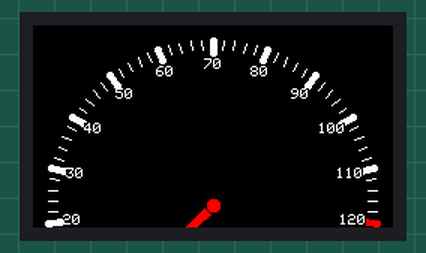
This sketch was run on a simulated ESP32. Shown: 240×135 colour display. Storage starts empty; what the sketch prints to the serial monitor is not drawn.

Above: at 1.4 s.
At 6.2 s:
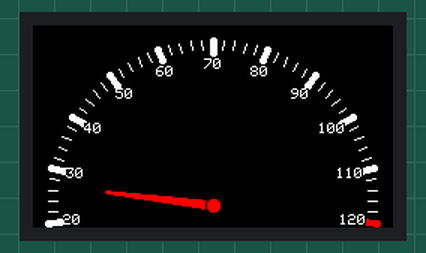
At 10.92 s:
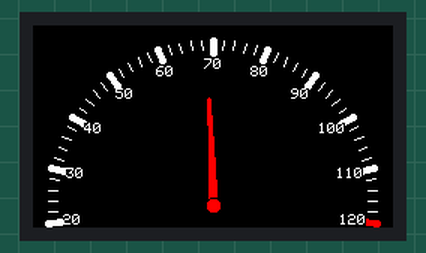
At 20.34 s:
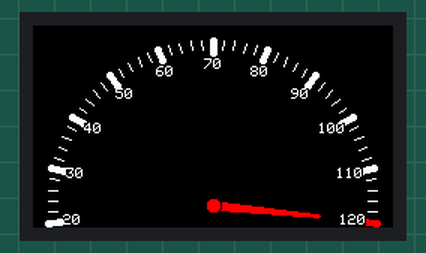
At 29.77 s:
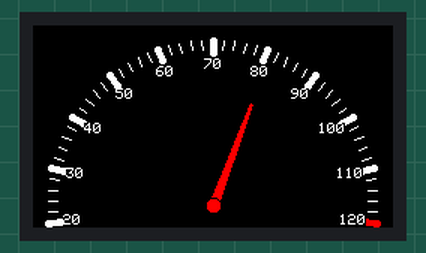
At 39.53 s:
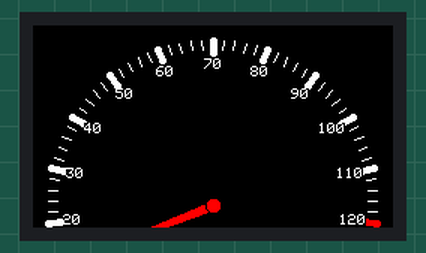

The sketch:

07_SDCard_Display_Gauge_4.ino
```cpp
// Define the SD Chip Select pin (must match wiring)
#define VSPI_PIN  // SD card is using VSPI and TFT is using HSPI

// Need to comment off #define MY_ILI9488 in User_Setup.h
//#define TFT_DISPLAY_1P8

#include <SPI.h>
#include <SD.h>
#include <TFT_eSPI.h>

#ifdef VSPI_PIN
#define SD_SCLK_PIN 4
#define SD_MISO_PIN 5
#define SD_MOSI_PIN 6
#else
#define SD_SCLK_PIN 12
#define SD_MISO_PIN 13
#define SD_MOSI_PIN 11
#endif

#ifndef TFT_DISPLAY_1P8

#define SD_CS_PIN 7
#define SD_FREQUENCY 16000000  // 16MHz or 4MHz
#endif

TFT_eSPI tft = TFT_eSPI();

#ifdef VSPI_PIN
SPIClass sdSPI(VSPI);
#else
SPIClass sdSPI(HSPI);
#endif

/*
  ESP32 Odometer – Sprite-based, no flicker, fully configurable.
  All drawing is done on a sprite and pushed to the screen.
  All key parameters are defined as constants for easy customization.
  Screen size can range from 100 to 320 pixels (diameter).
*/

#include <math.h>

#ifndef M_PI
#define M_PI 3.14159265358979323846
#endif
#ifndef DEG2RAD
#define DEG2RAD (M_PI / 180.0)
#endif

TFT_eSprite gaugeSprite = TFT_eSprite(&tft);  // sprite for off‑screen rendering

//#define CUSTOM_NEEDLE

#ifdef CUSTOM_NEEDLE
// Create an instance of the sprite class for flickering-free smooth rotation
TFT_eSprite needle(&tft);

#include <scaled_clockhand.h>

// ---------- User Settings ----------

#define NEEDLE_CENTERX 7     // Original pivot X (from top-left)
#define NEEDLE_CENTERY 86    // Original pivot Y (from top-left)
#define NEEDLE_START_ADJ 90  // Adjustment for 0 reading angle. gauge 0° at 3 o’clock position, pushRotated 0° at 12 o’clock position

// Display pivot (where the needle rotates around on screen)
//#define SCREEN_PIVOT_X CENTER_X  // Example: center of a 320x240 screen
//#define SCREEN_PIVOT_Y CENTER_Y
#endif


// ======================== USER CONFIGURABLE PARAMETERS ========================
const int METER_X = 0;  //10;  // Meter's top left location X
const int METER_Y = 0;  //10;  // Meter's top left location Y

#ifdef TFT_DISPLAY_1P8
const int MIN_SPEED = 0;
const int MAX_SPEED = 100;
const int RED_ZONE_START = 80;
const int GAUGE_SIZE = 120;       //240;  // Gauge diameter in pixels
const int MARGIN = 4;             //10;
const char* ODO_TITLE = "KM/H";   //
const int DIGITAL_TEXT_SIZE = 1;  //
const int TITLE_FONT = 2;   // 1, 2, 4
//#define TITLE_FONT &FreeSerif12pt7b  // 9pt, 12pt, 18pt, 24pt etc
#else
const int MIN_SPEED = 0;
const int MAX_SPEED = 140;
const int RED_ZONE_START = 120;
const int GAUGE_SIZE = 240;  // Gauge diameter in pixels
const int MARGIN = 10;
const char* ODO_TITLE = "KM/H";   //
const int DIGITAL_TEXT_SIZE = 4;  //
//const int TITLE_FONT = 4;   // 1, 2, 4
#define TITLE_FONT &FreeSerif12pt7b  // 9pt, 12pt, 18pt, 24pt etc
#endif

/***********************************************************************************
0°   = right (3 o’clock)
90°  = down (6 o’clock)
180° = left (9 o’clock)
270° = up (12 o’clock)
360° = right again (full circle)
====================================================================================
You can adjust these angles to create different gauge shapes:
Desired Gauge	                        START_ANGLE_DEG	  END_ANGLE_DEG    Sweep
Bottom semicircle (like a tachometer)	180°	            360°	           180°
Top semicircle	                      0°	              180°	           180°
Full circle	                          0°	              360°	           360°
Wide arc (240°)	                      150°	            390° (eg 30+360) 240°
Narrow arc (90°)	                    225°	            315°	           90°
***********************************************************************************/
const float START_ANGLE_DEG = 135.0;  // upper‑left
const float END_ANGLE_DEG = 405.0;    // upper‑right (270° sweep)

const uint16_t COLOR_BG = TFT_BLACK;
const uint16_t COLOR_TICKS = TFT_WHITE;
const uint16_t COLOR_RED_TICK = TFT_RED;
const uint16_t COLOR_NUMBERS = TFT_WHITE;
const uint16_t COLOR_NEEDLE = TFT_RED;          //TFT_GREEN;
const uint16_t COLOR_DIGITAL = TFT_BLACK;       //TFT_CYAN;
const uint16_t COLOR_DIGITAL_TITLE = TFT_CYAN;  // KK
const uint16_t COLOR_DIGITAL_BG = 0xfffd;       // KK
const uint16_t COLOR_DIGITAL_FRAME = 0xef7d;    // KK Sivler


const int MAJOR_TICK_UNIT = 10;      // = speed / 10
const int MINOR_TICK_UNIT = 2;       // = MAJOR_TICK_UNIT / MINOR_TICK_UNIT = number of minor ticks
const int NEEDLE_LENGTH_RATIO = 65;  // shortened to avoid numbers

// ======================== COMPUTED CONSTANTS ================================

const int RADIUS = GAUGE_SIZE / 2 - MARGIN;
const int CENTER_X = RADIUS + MARGIN;
const int CENTER_Y = RADIUS + MARGIN;
const int NEEDLE_LENGTH = (RADIUS * NEEDLE_LENGTH_RATIO) / 100;
const int TICK_MAJOR_LEN = RADIUS * 0.08;  //10;
const int TICK_MINOR_LEN = RADIUS * 0.06;

// Number placement – keep inward offset for size 1 (smaller)
const int NUM_OFFSET = 8;  // original offset for size 1

const int SPRITE_W = GAUGE_SIZE + 2 * MARGIN;
const int SPRITE_H = GAUGE_SIZE + 2 * MARGIN;


// ======================== FUNCTION PROTOTYPES ==============================

float speedToAngle(float speed);
void drawGauge(float speed);
void drawTicksAndNumbers();
void drawNeedle(float speed);
void drawDigitalValue(float speed);

// ======================== SETUP ============================================
// Odormeter input
float speed = MIN_SPEED;
int speed_inc = 10;

void setup() {
  Serial.begin(115200);
  delay(1000);


  // Initialize TFT Display
  Serial.println("Initializing TFT...");
  tft.init();
  tft.setRotation(2);

  tft.fillScreen(TFT_BLACK);
  tft.setTextColor(TFT_WHITE, TFT_BLACK);
  tft.setTextSize(2);
  tft.setCursor(0, 0);
  Serial.println("TFT ready...");
  tft.println("TFT ready...");

#ifndef TFT_DISPLAY_1P8
  // Explicitly bind SPI to your SPI pins BEFORE SD.begin()
  // SPI.begin(SD_SCLK_PIN, SD_MISO_PIN, SD_MOSI_PIN);
  sdSPI.begin(SD_SCLK_PIN, SD_MISO_PIN, SD_MOSI_PIN);  // SCK, MISO, MOSI

  Serial.println("Initializing SD card...");
  //if (!SD.begin(SD_CS_PIN, SPI, SD_FREQUENCY)) {
  if (!SD.begin(SD_CS_PIN, sdSPI, SD_FREQUENCY)) {
    Serial.println("SD Card initialization failed! Try again...");
    if (!SD.begin(SD_CS_PIN, sdSPI, SD_FREQUENCY)) {
      Serial.println("SD Card initialization failed!");
      while (1) delay(1000);  // Halt
    }
  }

  Serial.println("SD Card initialized successfully.");
  tft.println("SD Card OK");

  uint64_t cardSize = SD.cardSize() / (1024 * 1024);
  Serial.printf("SD Card Size: %lluMB\n", cardSize);
  //tft.printf("Size: %lluMB", cardSize);

  // *****************************************************
#endif

#ifdef TFT_DISPLAY_1P8
  tft.setRotation(0);
 // tft.setSwapBytes(true);
#else
  tft.setRotation(1);             // Adjust rotation as needed
#endif

  tft.fillScreen(COLOR_BG);
  tft.setTextColor(TFT_WHITE, COLOR_BG);
  tft.setTextSize(1);

  // Center the sprite on the screen
  int screenW = tft.width();
  int screenH = tft.height();


  Serial.printf("Screen W: %d H: %d\n", screenW, screenH);

  gaugeSprite.createSprite(SPRITE_W, SPRITE_H);
  gaugeSprite.setTextColor(TFT_WHITE, COLOR_BG);
  // CORRECT: Sets the pivot inside the destination sprite
  gaugeSprite.setPivot(CENTER_X, CENTER_Y);  // point in gaugeSprite area for needle to anchor/pivot
  gaugeSprite.setTextSize(1);                // base size, we'll set per element

#ifdef CUSTOM_NEEDLE
  needle.createSprite(CLOCKHAND_WIDTH, CLOCKHAND_HEIGHT);
  needle.pushImage(0, 0, CLOCKHAND_WIDTH, CLOCKHAND_HEIGHT, clockhand);
  needle.setPivot(NEEDLE_CENTERX, NEEDLE_CENTERY);
  // Set the screen pivot (where the needle will rotate)
  //tft.setPivot(CENTER_X, CENTER_Y);
  //tft.setSwapBytes(false);
  //gaugeSprite.setSwapBytes(false);
  needle.setSwapBytes(true);
#endif
  drawGauge(0);
}


void loop() {

  // Example: read speed from an analog input (potentiometer)
  // Replace with your own data source.
  // int raw = analogRead(36);                 // GPIO36 (VP) on ESP32
  // float speed = map(raw, 0, 4095, MIN_SPEED, MAX_SPEED);

  // Uncomment below for a demo cycling speed:

  speed += speed_inc;
  if (speed > MAX_SPEED) {
    speed = MIN_SPEED;
    if (speed_inc == 1) speed_inc = 10;
    else speed_inc = 1;
  }

  drawGauge(speed);

  delay(15);  // update rate
}


// ======================== FUNCTION IMPLEMENTATIONS =========================

float speedToAngle(float speed) {
  speed = constrain(speed, MIN_SPEED, MAX_SPEED);
  float fraction = (speed - MIN_SPEED) / (MAX_SPEED - MIN_SPEED);
  return START_ANGLE_DEG + fraction * (END_ANGLE_DEG - START_ANGLE_DEG);
}

void drawGauge(float speed) {
  gaugeSprite.fillSprite(COLOR_BG);
  drawTicksAndNumbers();
  //  drawNeedle(speed);
  drawDigitalValue(speed);

  drawNeedle(speed);
  gaugeSprite.pushSprite(METER_X, METER_Y);
}

void drawTicksAndNumbers() {
  // Draw tick marks
  for (int speed = MIN_SPEED; speed <= MAX_SPEED; speed += MINOR_TICK_UNIT) {
    float angleDeg = speedToAngle(speed);
    float angleRad = angleDeg * DEG2RAD;

    int xOut = CENTER_X + RADIUS * cos(angleRad);
    int yOut = CENTER_Y + RADIUS * sin(angleRad);

    bool isMajor = (speed % MAJOR_TICK_UNIT == 0);
    int tickLen = isMajor ? TICK_MAJOR_LEN : TICK_MINOR_LEN;
    int xIn = CENTER_X + (RADIUS - tickLen) * cos(angleRad);
    int yIn = CENTER_Y + (RADIUS - tickLen) * sin(angleRad);

    uint16_t tickColor = (speed >= RED_ZONE_START) ? COLOR_RED_TICK : COLOR_TICKS;
    if (isMajor)
      gaugeSprite.drawWideLine(xOut, yOut, xIn, yIn, 4, tickColor);
    else
      gaugeSprite.drawLine(xOut, yOut, xIn, yIn, tickColor);
  }

  // Draw numbers (major ticks) with font size 1 (keep original)
  gaugeSprite.setTextColor(COLOR_NUMBERS, COLOR_BG);
  gaugeSprite.setTextFont(1);
  gaugeSprite.setTextSize(1);  // <-- scale numbers remain size 1
  gaugeSprite.setTextDatum(MC_DATUM);

  for (int speed = MIN_SPEED; speed <= MAX_SPEED; speed += MAJOR_TICK_UNIT) {
    float angleDeg = speedToAngle(speed);
    float angleRad = angleDeg * DEG2RAD;

    int numRadius = RADIUS - TICK_MAJOR_LEN - NUM_OFFSET;
    int xNum = CENTER_X + numRadius * cos(angleRad);
    int yNum = CENTER_Y + numRadius * sin(angleRad);
    gaugeSprite.drawNumber(speed, xNum, yNum);
  }
}

void drawNeedle(float speed) {

#ifdef CUSTOM_NEEDLE
  float angle = speedToAngle(speed) + NEEDLE_START_ADJ;
  // 360-START_ANGLE_DEG;//
  needle.pushImage(0, 0, CLOCKHAND_WIDTH, CLOCKHAND_HEIGHT, clockhand);
  // Do not push to needle sprite as image will be flicky, push to gaugeSprite instead
  //needle.pushRotated(angle, TFT_BLACK);

  // Push the source sprite into the DESTINATION sprite's memory at angle
  // Parameters: (&dest_sprite, angle,  transparent_color)
  needle.pushRotated(&gaugeSprite, angle, TFT_BLACK);

  //Serial.printf("angle: %f.2 speed: %f.1 \n",angle,speed );
#else
  float angle = speedToAngle(speed);
  float rad = angle * DEG2RAD;
  int xTip = CENTER_X + NEEDLE_LENGTH * cos(rad);
  int yTip = CENTER_Y + NEEDLE_LENGTH * sin(rad);
  //gaugeSprite.drawLine(CENTER_X, CENTER_Y, xTip, yTip, COLOR_NEEDLE);
  //  gaugeSprite.drawWideLine(CENTER_X, CENTER_Y, xTip, yTip,4, COLOR_NEEDLE);
  gaugeSprite.drawWedgeLine(CENTER_X, CENTER_Y, xTip, yTip, 3, 1, COLOR_NEEDLE);

  gaugeSprite.fillCircle(CENTER_X, CENTER_Y, RADIUS * 0.05, COLOR_NEEDLE);
  gaugeSprite.drawCircle(CENTER_X, CENTER_Y, RADIUS * 0.05, COLOR_BG);
#endif
}

void drawDigitalValue(float speed) {
  int boxWidth, boxHeight, x0, y0;

  //gaugeSprite.fillRect(x0, y0, boxWidth, boxHeight, COLOR_DIGITAL_BG);
  // Digital speed value – font size 2
  gaugeSprite.setTextColor(COLOR_DIGITAL);  //, COLOR_DIGITAL_BG);  // KK
  gaugeSprite.setTextFont(1);               // use internal fonts
  gaugeSprite.setTextSize(DIGITAL_TEXT_SIZE);
  boxHeight = gaugeSprite.fontHeight();
  boxWidth = gaugeSprite.textWidth("1234");  //find 4 digit width
  //gaugeSprite.fillRect(x0, y0 - 4, boxWidth, currentFontHeight + 4, COLOR_DIGITAL_BG);
  x0 = CENTER_X - boxWidth / 2;
  y0 = CENTER_Y + RADIUS * 0.3;        // 30% below center
  gaugeSprite.setTextDatum(TC_DATUM);  // MC_DATUM);
  gaugeSprite.fillRoundRect(x0, y0 - 4, boxWidth, boxHeight + 4, 3, COLOR_DIGITAL_BG);
  gaugeSprite.drawRoundRect(x0, y0 - 4, boxWidth, boxHeight + 4, 3, COLOR_DIGITAL_FRAME);
  //gaugeSprite.drawRoundRect(x0 + 1, y0 - 3, boxWidth - 2, boxHeight + 2, 3, COLOR_DIGITAL_FRAME);
  //gaugeSprite.drawRoundRect(x0 + 2, y0 - 2, boxWidth - 4, boxHeight + 0, 3, COLOR_DIGITAL_FRAME);

  char buf[10];
  sprintf(buf, "%d", (int)(speed + 0.5));
  //gaugeSprite.drawString(buf, CENTER_X, y0 + boxHeight * 0.35);
  gaugeSprite.drawString(buf, CENTER_X, y0);  //+ currentFontHeight / 2);

  // "km/h" label – also font size 2
  gaugeSprite.setTextColor(COLOR_DIGITAL_TITLE);  // KK
#ifdef TFT_DISPLAY_1P8
  //gaugeSprite.setFreeFont(TITLE_FONT);  // use freefont
  gaugeSprite.setTextFont(TITLE_FONT);
#else
  gaugeSprite.setFreeFont(TITLE_FONT);  // use freefont
  //gaugeSprite.setTextFont(TITLE_FONT);
#endif
  gaugeSprite.setTextSize(1);

  gaugeSprite.setTextDatum(TC_DATUM);
  //gaugeSprite.drawString("km/h", CENTER_X, y0 + boxHeight * 0.75);
  gaugeSprite.drawString(ODO_TITLE, CENTER_X, y0 + boxHeight + 4);
  gaugeSprite.setFreeFont(NULL);
  //gaugeSprite.setTextFont(1);
  //gaugeSprite.setTextSize(1);
}
```
